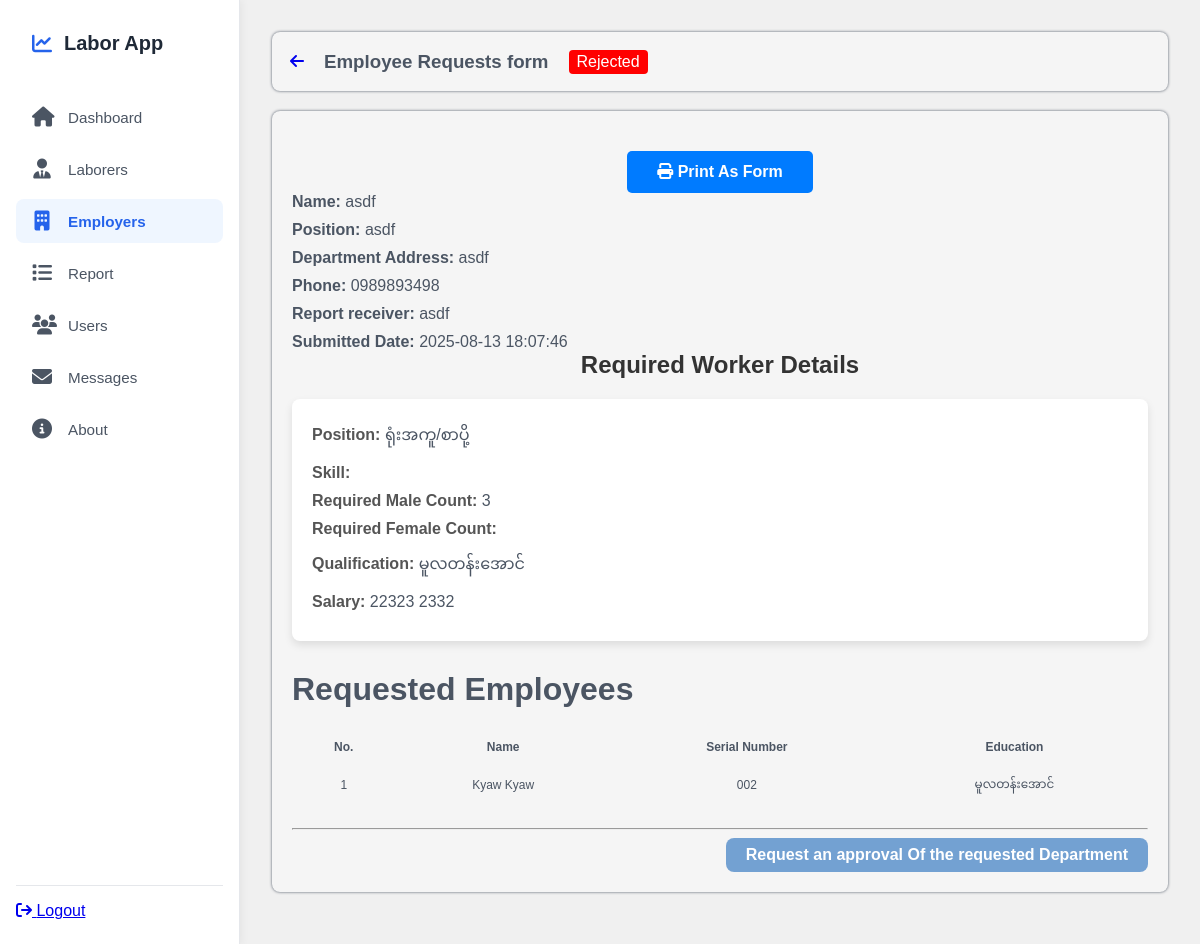
The app's page /admin?vr=employer&fid=4 (signed in) with its own data.
### tables this page shows
CREATE TABLE `department_approval` (
  `id` int(11) NOT NULL,
  `toDeliver` varchar(255) NOT NULL,
  `department_name` varchar(200) NOT NULL,
  `approval_req_date` datetime NOT NULL DEFAULT current_timestamp(),
  `employee_requested_date` datetime DEFAULT NULL,
  `employee_req_id` int(11) NOT NULL
);

CREATE TABLE `employee_req_form` (
  `id` int(11) NOT NULL,
  `user_id` int(11) NOT NULL,
  `name` varchar(255) NOT NULL,
  `position` varchar(255) NOT NULL,
  `department_address` text DEFAULT NULL,
  `phone` varchar(20) DEFAULT NULL,
  `report_receiver` text DEFAULT NULL,
  `occupation` longtext NOT NULL CHECK (json_valid(`occupation`)),
  `status` enum('Pending','Department Approvel','Rejected','Finished') NOT NULL DEFAULT 'Pending',
  `letter_no` varchar(50) DEFAULT NULL,
  `is_resubmit` tinyint(1) NOT NULL DEFAULT 0,
  `submitted_at` timestamp NOT NULL DEFAULT current_timestamp()
);

CREATE TABLE `applications` (
  `id` int(11) NOT NULL,
  `name` varchar(200) NOT NULL,
  `age` int(11) NOT NULL,
  `fatherName` varchar(200) NOT NULL,
  `nrc` varchar(100) DEFAULT NULL,
  `picture` varchar(100) NOT NULL,
  `phone` varchar(15) NOT NULL,
  `email` varchar(255) DEFAULT NULL,
  `registration_date` datetime NOT NULL DEFAULT current_timestamp(),
  `township` varchar(100) NOT NULL,
  `serial_number` varchar(100) DEFAULT NULL,
  `birth_date` date NOT NULL,
  `gender` enum('Male','Female') NOT NULL,
  `religion` varchar(100) NOT NULL,
  `edu_level` varchar(100) NOT NULL,
  `stable_address` varchar(255) NOT NULL,
  `images` longtext DEFAULT NULL,
  `status` enum('Approved','Pending','Rejected') NOT NULL DEFAULT 'Pending',
  `message` text DEFAULT NULL,
  `user_id` int(11) NOT NULL,
  `is_resubmit` tinyint(1) NOT NULL DEFAULT 0,
  `updated_at` datetime DEFAULT NULL
);

### admin/views/employer/EmployeeReqForm.php (called while the page is built, shortened)
<?php
class EmployeeReqForm extends Connection
{
    private $details_table = "employee_req_form";
    private $numbers_table = "serial_numbers";
    public function readDetails($form_id)
    {
        $stmt = parent::$connection->prepare("SELECT r.*, da.toDeliver, da.approval_req_date FROM $this->details_table as r LEFT JOIN department_approval as da ON da.employee_req_id = r.id WHERE r.id = ?");
        $stmt->bind_param("i", $form_id);
        $stmt->execute();
        return $stmt->get_result()->fetch_assoc();
    }
    public function readEmployeeNumbers($form_id)
    {
        $form_id = (int) $form_id;
        $stmt = parent::$connection->prepare("SELECT serial_number FROM $this->numbers_table WHERE form_id = ?");
        $stmt->bind_param("i", $form_id);
        $stmt->execute();
        $result = $stmt->get_result();
        $numbers = [];
        while ($row = $result->fetch_assoc()) {
            $numbers[] = $row['serial_number'];
        }
        return $numbers;
    }
    public function readEmployeeDetails($form_id)
    {
        $employee_numbers = $this->readEmployeeNumbers($form_id);
        $emplyoees = [];
        foreach ($employee_numbers as $e) {
            $stmt = parent::$connection->query("SELECT * FROM applications WHERE serial_number = '$e'");
            $emplyoees[] = $stmt->fetch_assoc();
        }
        return $emplyoees;
    }
}

### admin/views/employer/view.php (the view, shortened to what this page needs)
<?php
$detail = $reqModel->readDetails($_GET['fid']);
?>
<div class="header_">
    <a href="/labor_application/admin/?vr=employer">
        <i class="fas fa-arrow-left"></i>
    </a>
    <h3>Employee Requests form</h3>
    <?php
    $status = $detail['status'];
    $bgColor = match ($status) {
        'Pending' => 'background-color: gold; color: black;',
        'Department Approvel' => 'background-color: royalblue; color: white;',
        'Finished' => 'background-color: green; color: white;',
        'Rejected' => 'background-color: red; color: white;',
        default => 'background-color: gray; color: white;',
    };
    ?>
    <span style="<?= $bgColor ?> padding: 3px 8px; border-radius: 4px;">
        <?= htmlspecialchars($status) ?>
    </span>
</div>
<div class="card-list-container">
    <div class="print-button-container">
        <button id="printButton" class="print-button"><i class="fas fa-print"></i> Print As Form</button>
    </div>
    <div class="employer-detail">
        <div>
            <strong>Name:</strong> <?= $detail['name'] ?>
        </div>
        <div>
            <strong>Position:</strong> <?= $detail['position'] ?>
        </div>
        <div>
            <strong>Department Address:</strong> <?= $detail['department_address'] ?>
        </div>
        <div>
            <strong>Phone: </strong> <?= $detail['phone'] ?>
        </div>
        <div>
            <strong>Report receiver: </strong> <?= $detail['report_receiver'] ?>
        </div>
        <div>
            <strong>Submitted Date: </strong> <?= $detail['submitted_at'] ?>
        </div>
    </div>
    <div class="card-header">Required Worker Details</div>
    <div class="card-grid">
        <?php
        foreach (json_decode($detail['occupation'], true) as $d):
            ?>
            <div class="data-card">
                <div class="card-item"><span class="card-item-label">Position:</span> <?= $d['occupation'] ?></div>
                <div class="card-item"><span class="card-item-label">Skill:</span> <?= $d['skill'] ?></div>
                <div class="card-item"><span class="card-item-label">Required Male Count:</span> <?= $d['male'] ?></div>
                <div class="card-item"><span class="card-item-label">Required Female Count:</span> <?= $d['female'] ?></div>
                <div class="card-item"><span class="card-item-label">Qualification:</span> <?= $d['qualification'] ?></div>
                <div class="card-item"><span class="card-item-label">Salary:</span> <?= $d['salary'] ?></div>
            </div>
        <?php endforeach; ?>
    </div>
    <h1>Requested Employees</h1>
    <table>
        <thead>
            <tr>
                <th>No.</th>
                <th>Name</th>
                <th>Serial Number</th>
                <th>Education</th>
            </tr>
        </thead>
        <tbody>
            <?php
                foreach($reqModel->readEmployeeDetails($_GET['fid']) as $index => $emp):
            ?>
            <tr>
                <td><?= ++$index ?></td>
                <td><?= $emp['name'] ?></td>
                <td><?= $emp['serial_number'] ?></td>
                <td><?= $emp['edu_level'] ?></td>
            </tr>
            <?php endforeach; ?>
        </tbody>
    </table>
    <hr>
    <div class="actions">
        <a href="<?= $_SERVER['REQUEST_URI'] ?>&pf=true">Request an approval Of the requested Department</a>
    </div>
</div>

### admin/partials/start.php (style rules this page uses)
:root { --bg-color: #f8fafc; --sidebar-bg: #ffffff; --primary-color: #2563eb; --primary-light: #eff6ff; --text-color: #4b5563; --text-hover: #1d4ed8; --border-color: #e5e7eb; --shadow-color: rgba(0, 0, 0, 0.05); --border-radius: 8px; }
* { box-sizing: border-box; }
body { font-family: 'Inter', system-ui, -apple-system, BlinkMacSystemFont, 'Segoe UI', Roboto, Helvetica, Arial, sans-serif, 'Apple Color Emoji', 'Segoe UI Emoji'; background-color: var(--bg-color); color: var(--text-color); display: flex; min-height: 100vh; overflow: hidden; }

### admin/views/employer/view.php (style rules this page uses)
body { background-color: #f0f0f0; margin: 0; font-family: sans-serif; }
.card-list-container { max-width: 1200px; margin: 20px auto; padding: 20px; background-color: whitesmoke; border-radius: 8px; box-shadow: 0 0 3px; }
.card-header { text-align: center; margin-bottom: 20px; font-size: 24px; font-weight: bold; color: #333; }
.card-grid { display: grid; grid-template-columns: repeat(auto-fit, minmax(300px, 1fr)); gap: 20px; margin-bottom: 30px; }
.data-card { background: white; border-radius: 8px; box-shadow: 0 4px 8px rgba(0, 0, 0, 0.1); padding: 20px; transition: transform 0.2s ease-in-out; }
.card-item { margin-bottom: 10px; font-size: 16px; }
.card-item-label { font-weight: bold; color: #555; }
.print-button-container { text-align: center; margin-top: 20px; }
.print-button { padding: 12px 30px; font-size: 16px; font-weight: bold; color: white; background-color: #007bff; border: none; border-radius: 5px; cursor: pointer; transition: background-color 0.2s ease-in-out; }
table { width: 100%; border-collapse: collapse; margin-top: 10px; margin-bottom: 20px; }
th, td { border: 2px solid whitesmoke; padding: 8px; text-align: center; font-size: 12px; }
.actions { display: flex; justify-content: end; }
.actions a { text-decoration: none; border-radius: 8px; padding: 8px 20px; background-color: #0057b387; color: white; font-weight: bold; transition: 0.3s ease-in; }
.employer-detail { display: flex; flex-direction: column; gap: 10px; }
.header_ { display: flex; justify-content: start; align-items: center; gap: 20px; background-color: whitesmoke; padding: 0px 18px; border-radius: 8px; box-shadow: 0 0 3px; }

### records on screen
department_approval: employee_req.status "Rejected", employee_req.name "asdf", employee_req.position "asdf", employee_req.department_address "asdf", employee_req.phone "0989893498", employee_req.report_receiver "asdf", employee_req.submitted_at "2025-08-13 18:07:46"
applications: name "Kyaw Kyaw", serial_number "002", edu_level "မူလတန်းအောင်"

### other values on screen
$d['occupation'] "ရုံးအကူ/စာပို့"
$d['male'] "3"
$d['qualification'] "မူလတန်းအောင်"
$d['salary'] "22323 2332"
